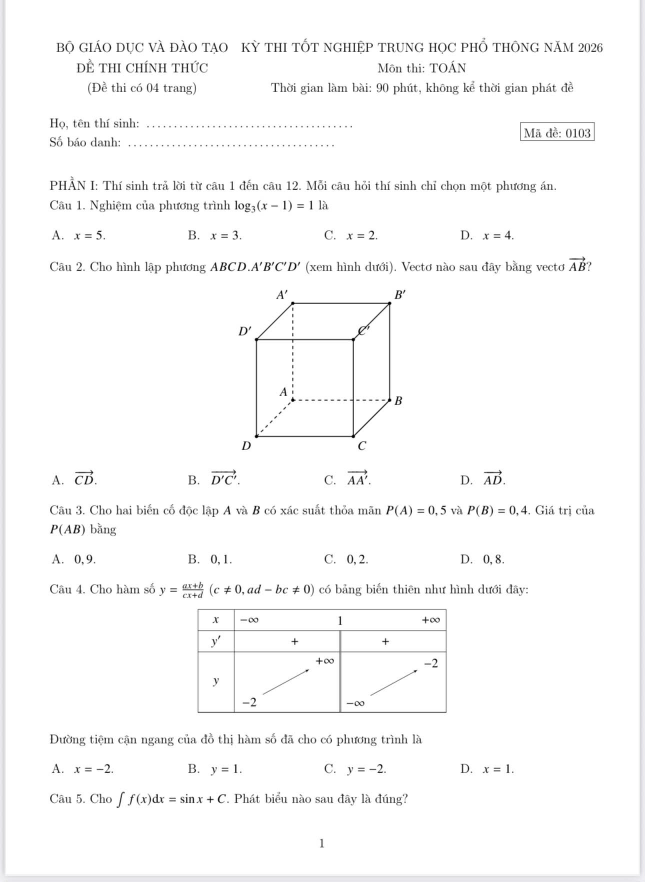
#> input picture toan2026/1-1781178432795945544434.jpg, 1290 x 1763 px, found by its file name (shown at 1/2 size)
$ python split.py
#> lines starting #> are read from the running program, lines starting #| are printed output that depends on the picture

from PIL import Image
import glob, os
d = r"C:\Users\hoang\Desktop\quanlycantin\toan2026"
out = os.path.join(d,"split"); os.makedirs(out, exist_ok=True)
pages = ["1-1781178432795945544434.jpg","2-1781178445382560226102.jpg","3-17811784582152112769980.jpg","4-1781178467999285914374.jpg","5-17811784782501218450596.jpg"]
for p in pages:
    im = Image.open(os.path.join(d,p))
#> im is the input picture: PIL image 1290x1763 RGB; mean R, G, B 249.4, 249.4, 249.5
    w,h = im.size
#> w = 1290; h = 1763
    stem = p.split("-")[0]
    n = 3
    for i in range(n):
        top = int(h*i/n) - 20
        bot = int(h*(i+1)/n) + 20
        top=max(0,top); bot=min(h,bot)
        c = im.crop((0,top,w,bot))
        c = c.resize((int(c.width*2.2), int(c.height*2.2)), Image.LANCZOS)
        c.save(os.path.join(out, f"p{stem}_{i+1}.png"))
#> this loop made 3 passes
#> pass 1, `c = im.crop((0,top,w,bot))`:
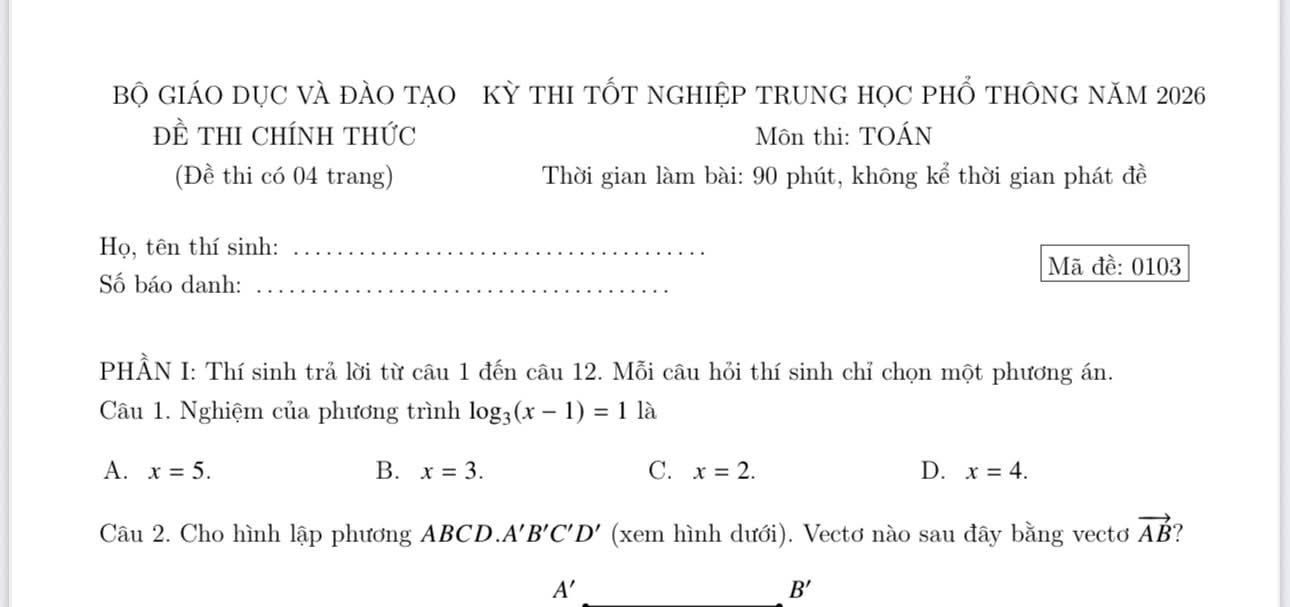
#> c: PIL image 1290x607 RGB; mean R, G, B 247.6, 247.6, 247.6
#> pass 2, `c = im.crop((0,top,w,bot))`:
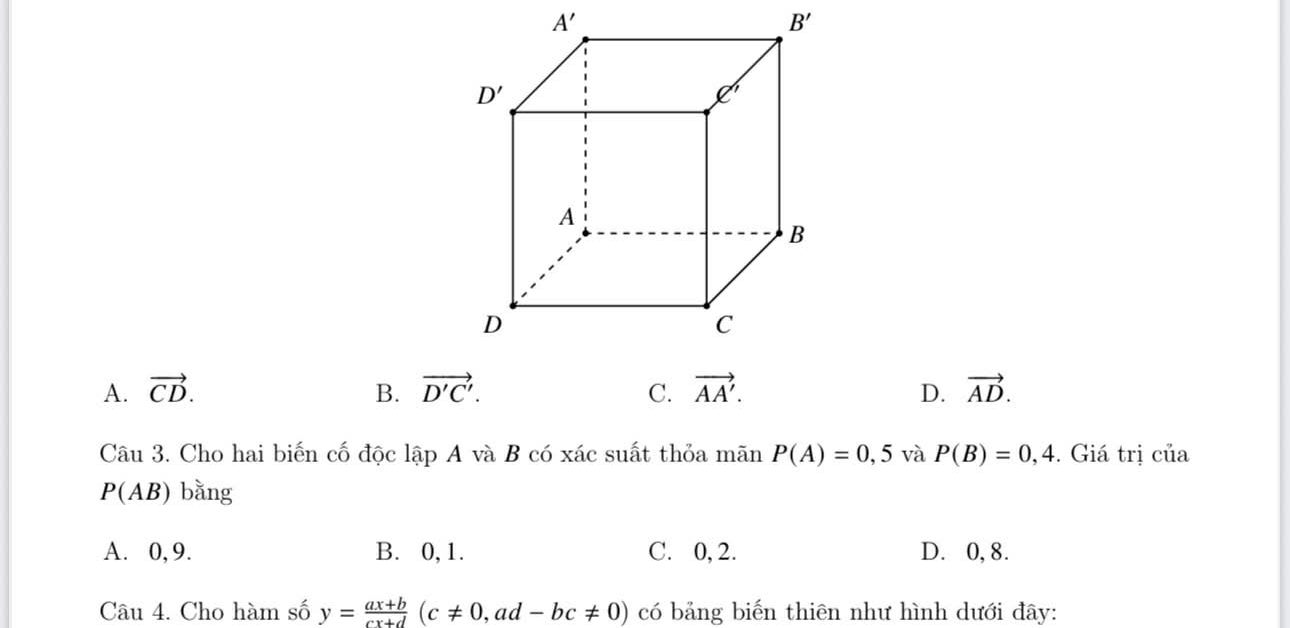
#> c: PIL image 1290x628 RGB; mean R, G, B 250.3, 250.3, 250.3
#> after the loop:
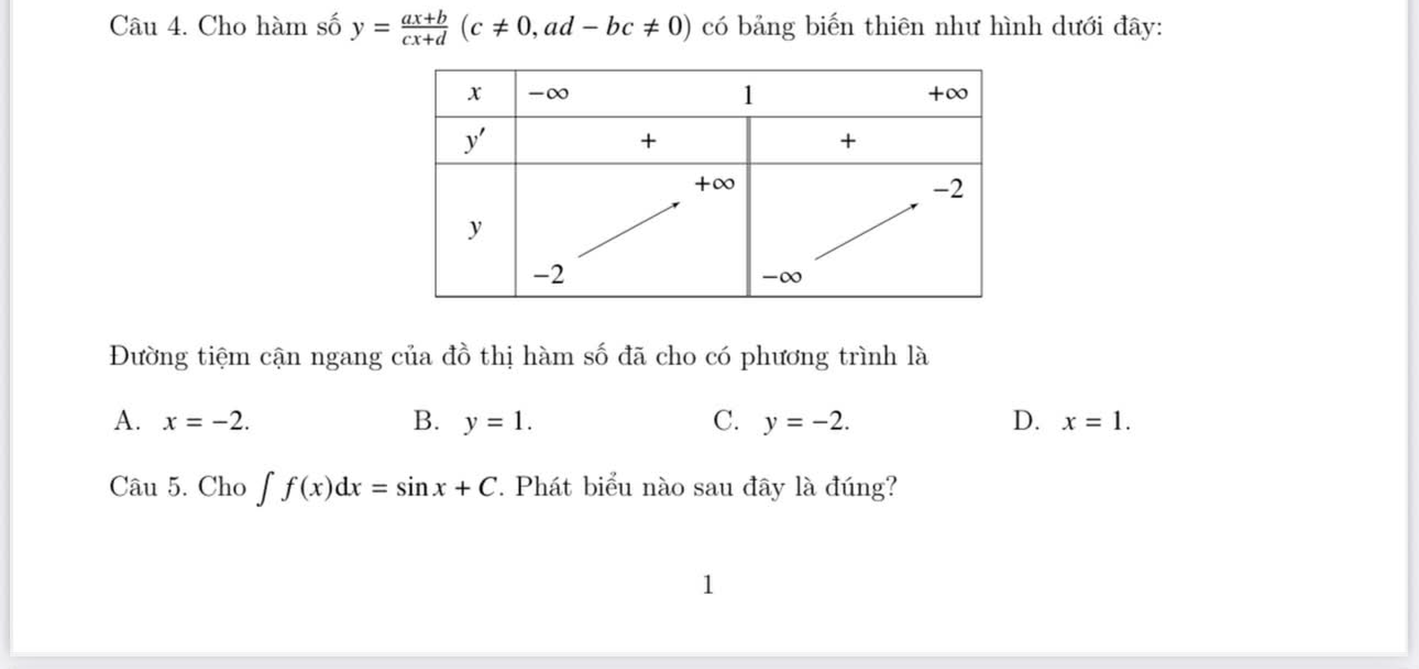
#> c: PIL image 2838x1337 RGB (shown at 1/2 size); mean R, G, B 249.7, 249.7, 249.8
    print(p, "->", n, "slices", c.size)
#| 1-1781178432795945544434.jpg -> 3 slices (2838, 1337)
#> pass 2 of the loop `for p in pages:`:
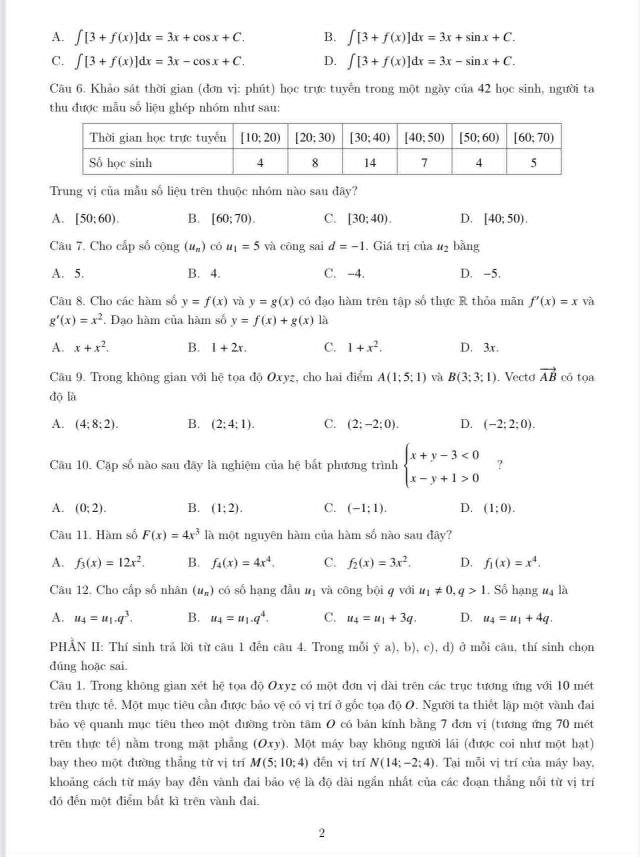
#> input picture toan2026/2-1781178445382560226102.jpg, 1279 x 1714 px, found by its file name (shown at 1/2 size)
#> im is the input picture: PIL image 1279x1714 RGB; mean R, G, B 245.4, 245.4, 245.4
#> the loop `for i in range(n):` made 3 passes
#> pass 1, `c = im.crop((0,top,w,bot))`:
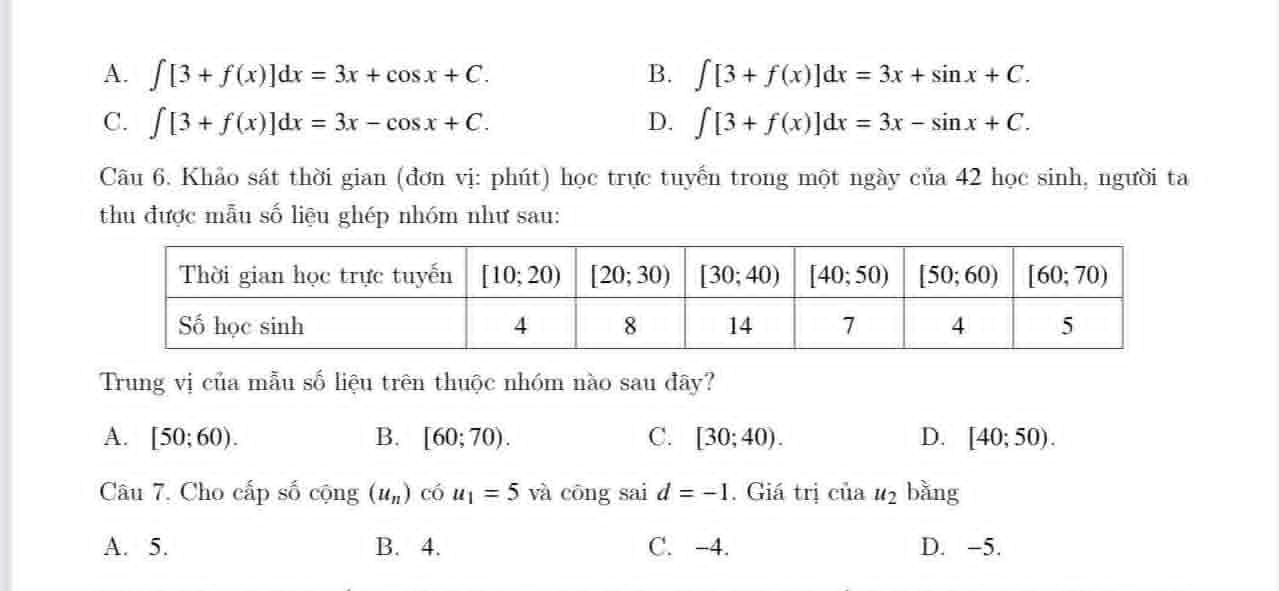
#> c: PIL image 1279x591 RGB; mean R, G, B 246, 246, 246.1
#> after the loop `for i in range(n):`:
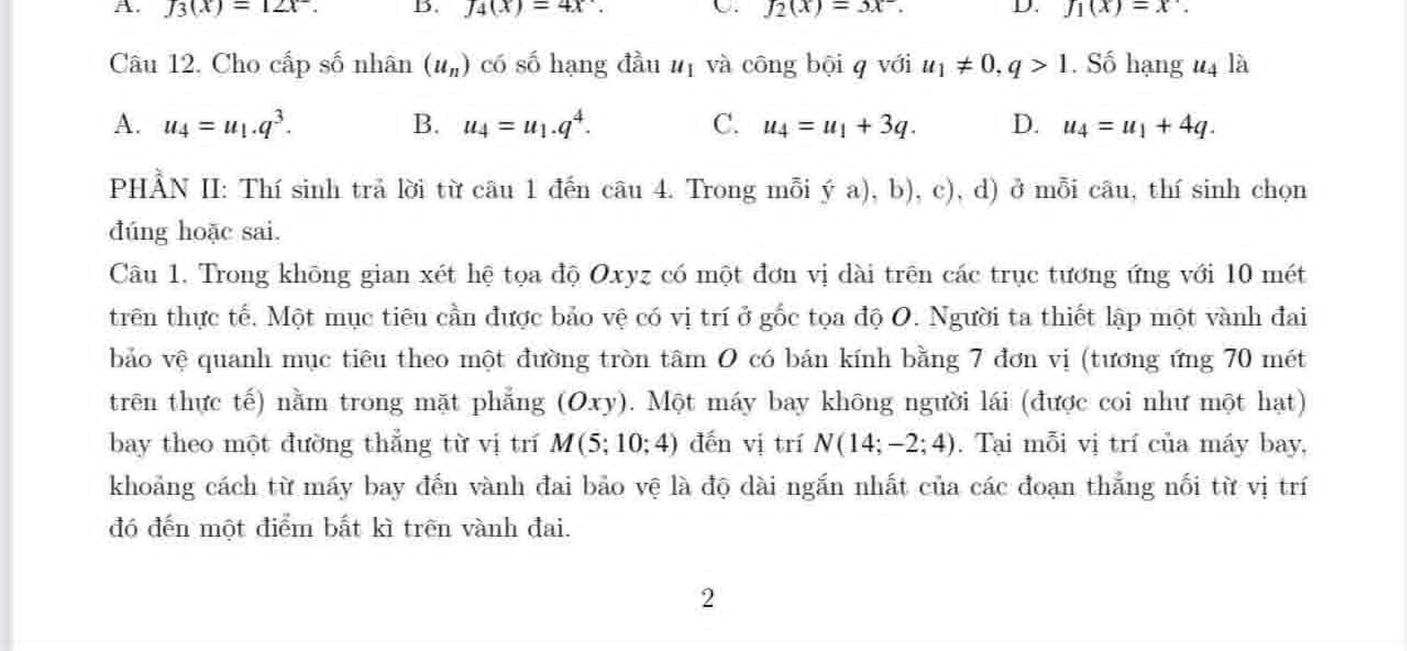
#> c: PIL image 2813x1302 RGB (shown at 1/2 size); mean R, G, B 243, 243, 243
#| 2-1781178445382560226102.jpg -> 3 slices (2813, 1302)
#> pass 3 of the loop `for p in pages:`:
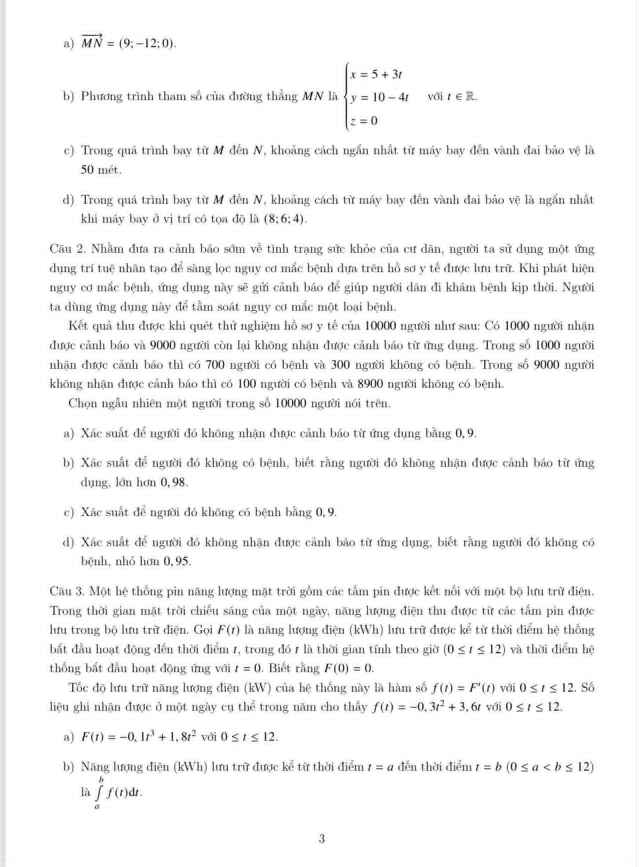
#> input picture toan2026/3-17811784582152112769980.jpg, 1278 x 1734 px, found by its file name (shown at 1/2 size)
#> im is the input picture: PIL image 1278x1734 RGB; mean R, G, B 244.6, 244.6, 244.6
#> the loop `for i in range(n):` made 3 passes
#> pass 1, `c = im.crop((0,top,w,bot))`:
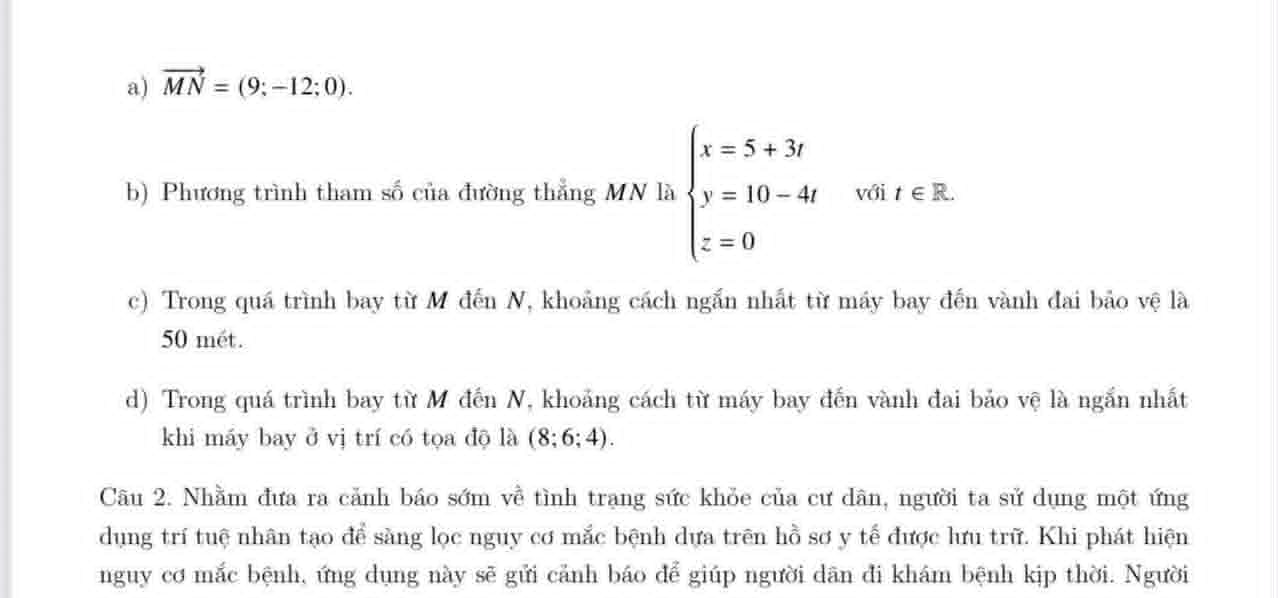
#> c: PIL image 1278x598 RGB; mean R, G, B 246.6, 246.6, 246.6
#> after the loop `for i in range(n):`:
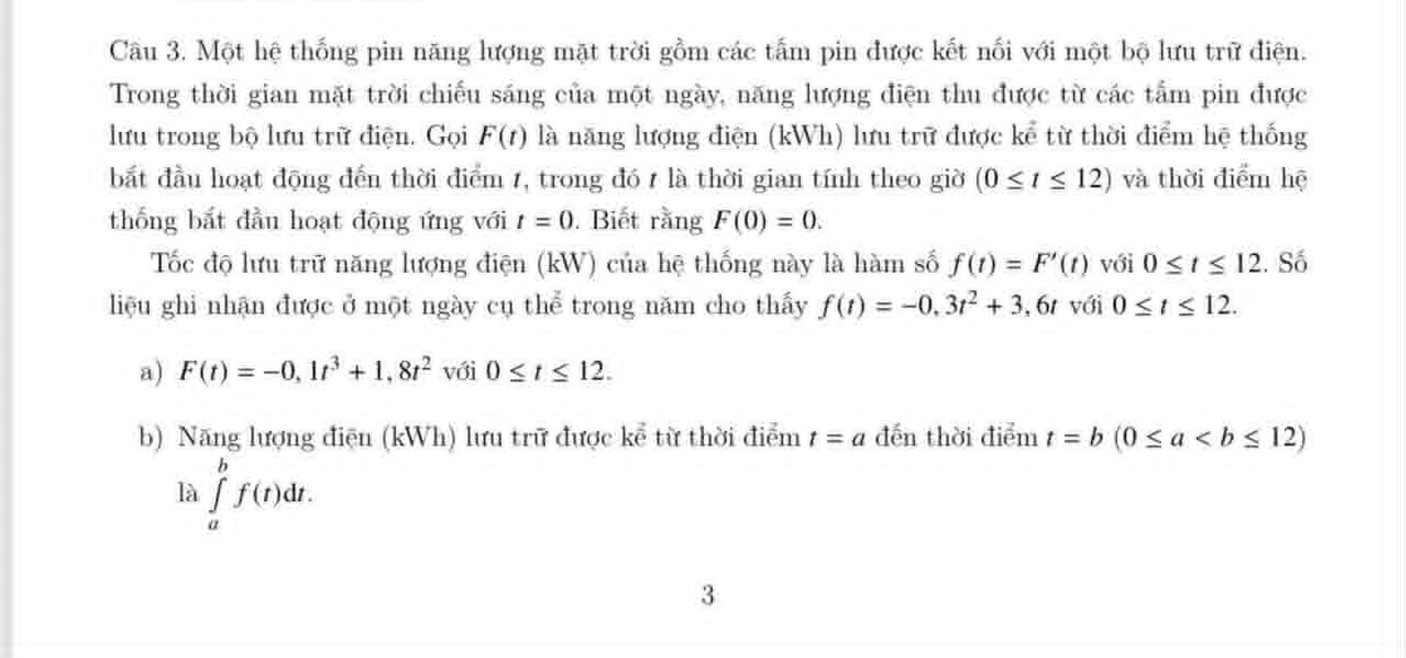
#> c: PIL image 2811x1315 RGB (shown at 1/2 size); mean R, G, B 244.7, 244.7, 244.7
#| 3-17811784582152112769980.jpg -> 3 slices (2811, 1315)
#> the loop made 5 passes; the first 3 are shown
